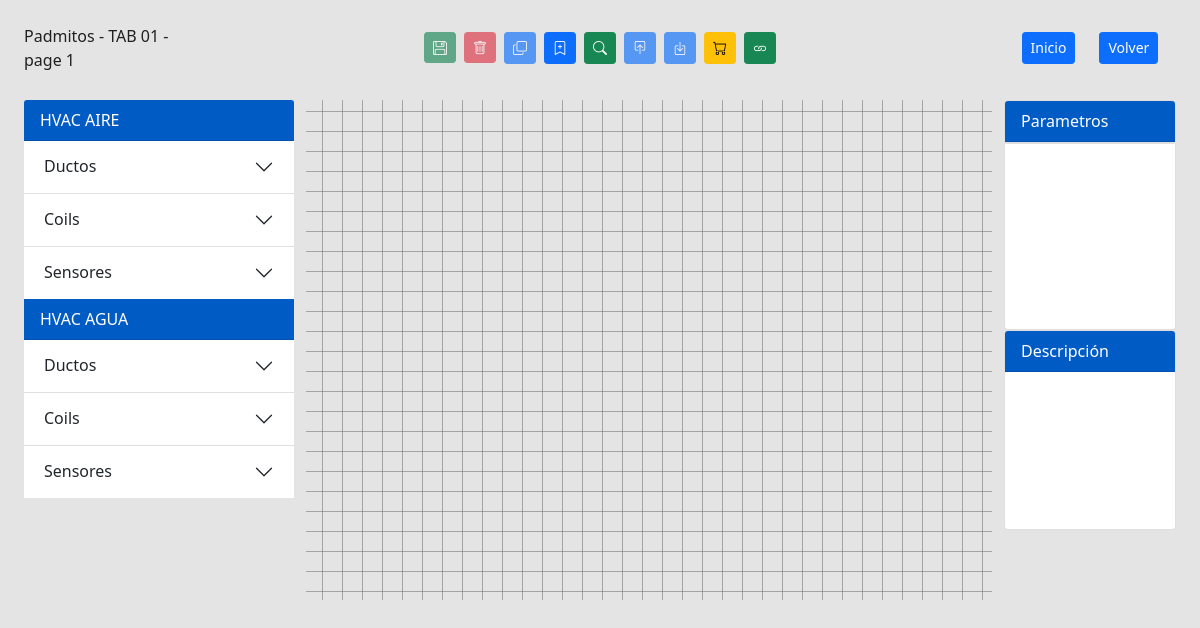
The app's page /dashboard/27/ (signed in), older data.
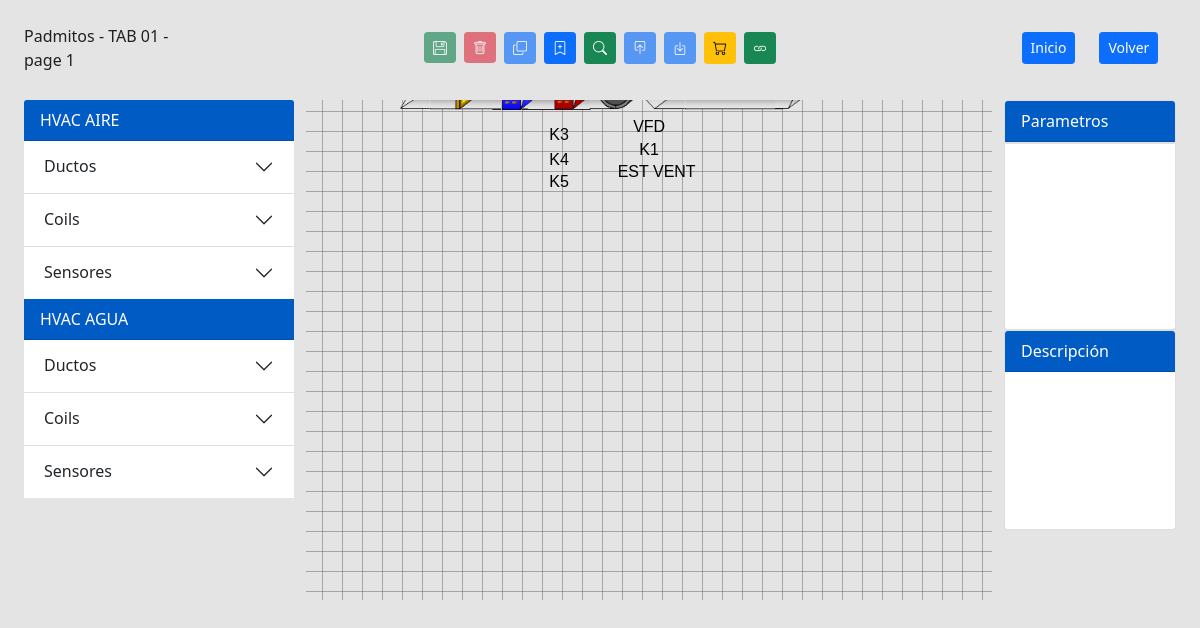
The same page, newer data.
### tsinc/models.py (models this page shows, shortened)
class Items(models.Model):
    id_code = models.CharField(max_length=50, default=None)
    x = models.FloatField()
    y = models.FloatField()
    zindex = models.IntegerField(default=0)
    width = models.FloatField(default=0)
    height = models.FloatField(default=0)
    img = models.ForeignKey(PanelItems, on_delete=models.CASCADE, related_name='panelitem')
    relationship = models.CharField(max_length=50, null=True)
    dashboard = models.ForeignKey(Dasboard, on_delete=models.CASCADE, related_name='dashboard')

class PanelItems(models.Model):
    img = models.CharField(max_length=100, default=None)
    width = models.IntegerField()
    tag = models.CharField(max_length=100,null=True)
    product = models.ForeignKey(Product, on_delete=models.CASCADE, related_name='items', null=True, blank=True)
    def __str__(self):
        return self.img

class Labels(models.Model):
    id_code = models.CharField(max_length=50, default=None)
    value = models.CharField(max_length=200, default=None)
    x = models.FloatField()
    y = models.FloatField()
    zindex = models.IntegerField(default=0)
    width = models.FloatField(default=0)
    height = models.FloatField(default=0)
    dashboard = models.ForeignKey(Dasboard, on_delete=models.CASCADE, related_name='labels')

### tsinc/views.py (the view)
# urls.py: path('dashboard/<int:id>/', views.dashboard, name='dashboard' ),
@login_required
def dashboard(request, id):
    dashboard = Dasboard.objects.get(id=id)
    tab = dashboard.tab
    panelitems = PanelItems.objects.all()
    items = Items.objects.all()
    labels = Labels.objects.all()
    return render(request, 'dashboard.html',{'tab':tab, 'panelitems':panelitems, 'items': items, 'dashboard':dashboard, 'labels':labels, 'form':SearchForm()})

### tsinc/forms.py
class SearchForm(forms.Form):
    search = forms.CharField(label='Buscar', max_length=100)

### tsinc/templates/dashboard.html (shortened to what this page needs)
{% extends 'layout2.html' %} {% block body %} {% load static %}
<div class="container">
  <div class="row mb-4 ">
  <div class="col-2">
      <span class="fs-6 fw_light">
       {{tab.project.name}} -
      </span>
    <span class="fs-6 fw-light">
      {{tab.tab_name}} -
    </span>
    <span class="fs-6 fw-light">
      {{dashboard.name}}
    </span>
  </div>
    <div class="col-8 d-flex justify-content-center gap-2 p-2">
      <form action="" id="form">
        <button id="save" class="btn btn-success btn-sm" type="submit" disabled>
          <i class="bi bi-floppy"></i>
        </button>
      </form>
      <form action="" id="form2">
        <button id="delete" type="submit" class="btn btn-danger btn-sm" disabled><i class="bi bi-trash"></i> </button>
      </form>
      <button id="clone" class="btn btn-primary btn-sm" disabled><i class="bi bi-copy"></i></button>
       <button id="btnlabel" class="btn btn-primary btn-sm"><i class="bi bi-bookmark-plus"></i></button>
       <button id="btnInventory" type="button" class="btn btn-success btn-sm" data-bs-toggle="modal" data-bs-target="#staticBackdrop">
        <i class="bi bi-search"></i>
      </button>
      <button id="on" class="btn btn-primary btn-sm " disabled><i class="bi bi-box-arrow-in-up"></i></button>
       <button id="under" class="btn btn-primary btn-sm" disabled><i class="bi bi-box-arrow-in-down"></i></button>
       <button id="btntotal" class="btn btn-warning btn-sm"><i class="bi bi-cart"></i></button>
       <button class="btn btn-success btn-sm" id="btngroup"><i class="bi bi-link"></i></button>
    </div>
    <div class="col-2 d-flex justify-content-center gap-4 p-2">
       <a href="{% url 'home' %}" class="btn btn-primary btn-sm">Inicio</a>
       <a href="{% url 'create_page' tab.id %}" class="btn btn-primary btn-sm">Volver</a>
    </div>
  </div>
   <div class="row">
     <div class="col-3"></div>
     <div class="col-7">
      <div id="notification-box">
     </div>
     </div>
   </div>
  <div class="row">
    <div class="col-md-3" id="panelLeft">
      {% include 'components/panelLeft.html' %}
    </div>
    <div class="col-md-7" id="parent-container-dropzone">
      <div class="container-dropzone" id="container-dropzone">
        <div id="outer-dropzone" class="dropzone position-relative">
          {% for item in items %}
          {% if dashboard.id == item.dashboard.id%}
          <img pk="{{item.img.id}}" id_code="{{item.id_code}}" class="drag-drop" src="{% static item.img %}" alt="items" style="transform: translate({{item.x}}px,{{item.y}}px);z-index:{{item.zindex}}; width: {{item.width}}px;"  product_id="{{item.product.id}}" data-x="{{item.x}}" data-y="{{item.y}}" description="{{item.img.product.description}}">
          {% endif %}
          {% endfor %}
          {% for label in labels %}
          {% if dashboard.id == label.dashboard.id%}
          <input id_code="{{label.id_code}}" value="{{label.value}}" class="drag-drop" alt="labels" style=" transform: translate({{label.x}}px,{{label.y}}px); z-index:{{label.zindex}}; width: {{label.width}}px; height: {{label.height}}px;" data-x="{{label.x}}" data-y="{{label.y}}">
          {% endif %}
          {% endfor %}
          <svg id="svgContainer"></svg>
        </div>
      </div>
    </div>
    <div class="col-md-2" >
      {% include 'components/panelRight.html' %}
    </div>
  </div>
</div>
{% endblock %}

Row changes from the older to the newer data that the page shows:
added Items: img.img (picture)
added Items: img.img (picture)
added Items: img.img (picture)
added Items: img.img (picture)
added Items: img.img (picture)
added Items: img.img (picture)
added Items: img.img (picture)
added Items: img.img (picture)
added Items: img.img (picture)
added Labels: value "EST VENT"
added Labels: value "K1"
added Labels: value "VFD"
added Labels: value "K3"
added Labels: value "K4"
added Labels: value "K5"
